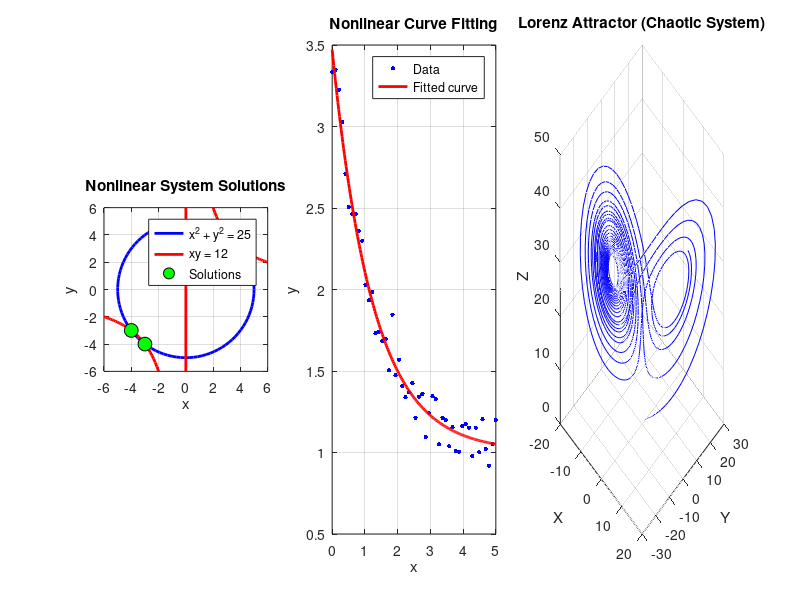
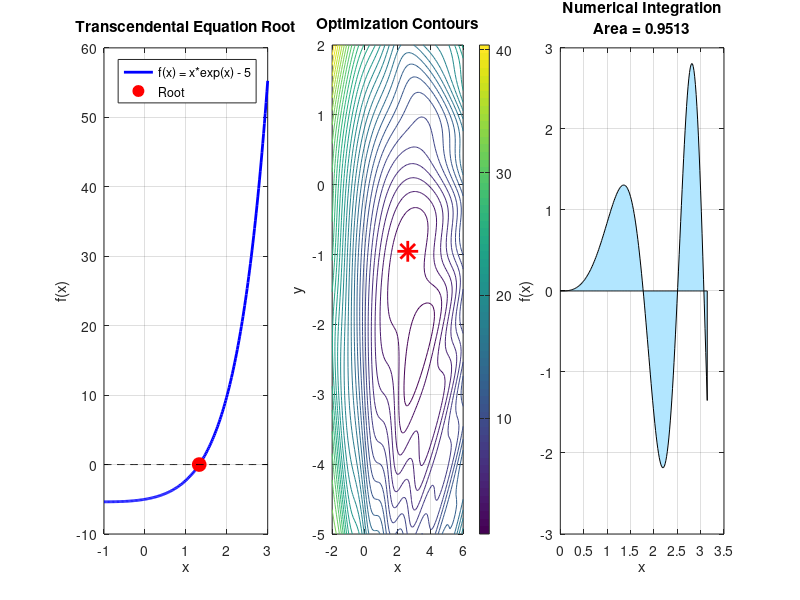

Recreate these plots in MATLAB, in order.
#!/usr/bin/octave -qf
% Complex Octave Demonstration: Nonlinear Equation Solving
% Showcases: fsolve, optimization, numerical integration, plotting, and more

clear all;
close all;
clc;

% Suppress convergence warnings for cleaner output
warning('off', 'Octave:singular-matrix');
warning('off', 'Octave:nearly-singular-matrix');

fprintf('\n========================================\n');
fprintf('OCTAVE NONLINEAR SOLVER DEMONSTRATION\n');
fprintf('========================================\n\n');

%% PART 1: Solve System of Nonlinear Equations
fprintf('PART 1: Solving System of Nonlinear Equations\n');
fprintf('----------------------------------------------\n');
fprintf('System:\n');
fprintf('  x^2 + y^2 = 25\n');
fprintf('  x*y = 12\n\n');

% Define the system of equations
function F = nonlinear_system(x)
    F(1) = x(1)^2 + x(2)^2 - 25;  % x^2 + y^2 = 25 (circle)
    F(2) = x(1) * x(2) - 12;       % x*y = 12 (hyperbola)
endfunction

% Solve from different initial guesses
initial_guesses = [1, 1; -1, -1; 5, 5; -5, -5];
solutions = [];

for i = 1:size(initial_guesses, 1)
    x0 = initial_guesses(i, :);
    [x, fval, info] = fsolve(@nonlinear_system, x0);

    if info == 1
        fprintf('Solution %d (from initial guess [%.1f, %.1f]):\n', i, x0(1), x0(2));
        fprintf('  x = %.6f, y = %.6f\n', x(1), x(2));
        fprintf('  Verification: x^2 + y^2 = %.6f, x*y = %.6f\n', x(1)^2 + x(2)^2, x(1)*x(2));
        fprintf('  Residual norm: %.2e\n\n', norm(fval));
        solutions = [solutions; x];
    endif
endfor

%% PART 2: Nonlinear Least Squares Fitting
fprintf('\nPART 2: Nonlinear Least Squares Curve Fitting\n');
fprintf('----------------------------------------------\n');
fprintf('Fitting data to: y = a*exp(b*x) + c\n\n');

% Generate noisy exponential data
x_data = linspace(0, 5, 50)';
a_true = 2.5; b_true = -0.8; c_true = 1.0;
y_true = a_true * exp(b_true * x_data) + c_true;
y_data = y_true + 0.1 * randn(size(y_true));

% Objective function for least squares (sum of squared residuals)
function [sse, grad] = exponential_objective(params, x, y)
    a = params(1);
    b = params(2);
    c = params(3);
    y_model = a * exp(b * x) + c;
    residuals = y_model - y;
    sse = sum(residuals.^2);

    if nargout > 1
        % Gradient
        dsse_da = 2 * sum(residuals .* exp(b * x));
        dsse_db = 2 * sum(residuals .* (a * x .* exp(b * x)));
        dsse_dc = 2 * sum(residuals);
        grad = [dsse_da; dsse_db; dsse_dc];
    endif
endfunction

% Fit the model using fminunc
initial_params = [1, -1, 0];
params_fit = fminunc(@(p) exponential_objective(p, x_data, y_data), initial_params);
residual = a_true * exp(b_true * x_data) + c_true - (params_fit(1) * exp(params_fit(2) * x_data) + params_fit(3));

fprintf('True parameters:   a = %.4f, b = %.4f, c = %.4f\n', a_true, b_true, c_true);
fprintf('Fitted parameters: a = %.4f, b = %.4f, c = %.4f\n', params_fit(1), params_fit(2), params_fit(3));
fprintf('RMS error: %.6f\n\n', sqrt(mean(residual.^2)));

%% PART 3: Root Finding for Transcendental Equation
fprintf('\nPART 3: Finding Roots of Transcendental Equation\n');
fprintf('------------------------------------------------\n');
fprintf('Equation: x*exp(x) - 5 = 0\n\n');

% Define transcendental equation
function y = transcendental(x)
    y = x .* exp(x) - 5;
endfunction

% Find root using fzero
x_root = fzero(@transcendental, 1);
fprintf('Root found: x = %.10f\n', x_root);
fprintf('Verification: x*exp(x) = %.10f\n', x_root * exp(x_root));
fprintf('Error: %.2e\n\n', abs(x_root * exp(x_root) - 5));

%% PART 4: Optimization - Find Minimum of Complex Function
fprintf('\nPART 4: Unconstrained Optimization\n');
fprintf('----------------------------------\n');
fprintf('Minimize: f(x,y) = (x-3)^2 + (y+2)^2 + sin(x*y)\n\n');

% Define objective function
function [f, g] = rosenbrock_like(x)
    f = (x(1) - 3)^2 + (x(2) + 2)^2 + sin(x(1) * x(2));
    if nargout > 1
        % Gradient
        g(1) = 2*(x(1) - 3) + x(2)*cos(x(1)*x(2));
        g(2) = 2*(x(2) + 2) + x(1)*cos(x(1)*x(2));
    endif
endfunction

% Minimize
[x_min, fmin, info] = fminunc(@rosenbrock_like, [0, 0]);
fprintf('Minimum found at: x = %.6f, y = %.6f\n', x_min(1), x_min(2));
fprintf('Function value at minimum: f = %.6f\n\n', fmin);

%% PART 5: Numerical Integration of Nonlinear Function
fprintf('\nPART 5: Numerical Integration\n');
fprintf('-----------------------------\n');
fprintf('Integrate: ∫[0,π] x*sin(x^2) dx\n\n');

% Define integrand
function y = integrand(x)
    y = x .* sin(x.^2);
endfunction

% Perform integration
[integral_val, ier, nfun, err] = quad(@integrand, 0, pi);
fprintf('Integral value: %.10f\n', integral_val);
fprintf('Estimated error: %.2e\n', err);
fprintf('Function evaluations: %d\n\n', nfun);

%% PART 6: Solve Nonlinear ODE System (Lorenz Attractor)
fprintf('\nPART 6: Solving Lorenz Attractor (Chaotic System)\n');
fprintf('-------------------------------------------------\n');

% Lorenz system parameters
sigma = 10;
rho = 28;
beta = 8/3;

% Define Lorenz equations
function xdot = lorenz(x, t)
    sigma = 10;
    rho = 28;
    beta = 8/3;

    xdot(1) = sigma * (x(2) - x(1));
    xdot(2) = x(1) * (rho - x(3)) - x(2);
    xdot(3) = x(1) * x(2) - beta * x(3);
endfunction

% Initial conditions and time span
x0 = [1; 1; 1];
t = linspace(0, 20, 2000);

% Solve ODE system
x = lsode(@lorenz, x0, t);

fprintf('Initial conditions: [%.1f, %.1f, %.1f]\n', x0(1), x0(2), x0(3));
fprintf('Final state: [%.4f, %.4f, %.4f]\n', x(end,1), x(end,2), x(end,3));
fprintf('Time span: %.1f to %.1f seconds\n', t(1), t(end));
fprintf('Points computed: %d\n\n', length(t));

%% PART 7: Matrix Operations and Eigenvalue Problems
fprintf('\nPART 7: Nonlinear Eigenvalue Problem\n');
fprintf('------------------------------------\n');

% Create a nonlinear matrix problem
A = [4, -1, 0; -1, 4, -1; 0, -1, 4];
fprintf('Matrix A:\n');
disp(A);

[eigvec, eigval] = eig(A);
fprintf('Eigenvalues:\n');
disp(diag(eigval)');

% Power iteration to find dominant eigenvalue
x_iter = ones(3, 1);
for i = 1:20
    x_iter = A * x_iter;
    x_iter = x_iter / norm(x_iter);
endfor
lambda_dominant = (x_iter' * A * x_iter) / (x_iter' * x_iter);
fprintf('Dominant eigenvalue (power iteration): %.10f\n', lambda_dominant);
fprintf('Dominant eigenvector: [%.6f, %.6f, %.6f]\n\n', x_iter(1), x_iter(2), x_iter(3));

%% PART 8: Create Visualizations
fprintf('\nPART 8: Generating Visualizations\n');
fprintf('---------------------------------\n');
fprintf('Creating plots...\n\n');

% Figure 1: Nonlinear system intersections
figure(1, 'position', [100, 100, 1200, 400]);

subplot(1, 3, 1);
theta = linspace(0, 2*pi, 100);
x_circle = 5 * cos(theta);
y_circle = 5 * sin(theta);
x_hyp = linspace(-6, 6, 100);
y_hyp1 = 12 ./ x_hyp;
plot(x_circle, y_circle, 'b-', 'linewidth', 2); hold on;
plot(x_hyp, y_hyp1, 'r-', 'linewidth', 2);
if size(solutions, 1) > 0
    plot(solutions(:,1), solutions(:,2), 'ko', 'markersize', 10, 'markerfacecolor', 'g');
endif
grid on;
xlabel('x'); ylabel('y');
title('Nonlinear System Solutions');
legend('x^2 + y^2 = 25', 'xy = 12', 'Solutions');
axis equal;
xlim([-6 6]); ylim([-6 6]);

% Figure 2: Curve fitting
subplot(1, 3, 2);
x_fit = linspace(0, 5, 200)';
y_fit = params_fit(1) * exp(params_fit(2) * x_fit) + params_fit(3);
plot(x_data, y_data, 'b.', 'markersize', 10); hold on;
plot(x_fit, y_fit, 'r-', 'linewidth', 2);
grid on;
xlabel('x'); ylabel('y');
title('Nonlinear Curve Fitting');
legend('Data', 'Fitted curve');

% Figure 3: Lorenz attractor
subplot(1, 3, 3);
plot3(x(:,1), x(:,2), x(:,3), 'b-', 'linewidth', 0.5);
grid on;
xlabel('X'); ylabel('Y'); zlabel('Z');
title('Lorenz Attractor (Chaotic System)');
view(45, 30);

% Figure 2: More visualizations
figure(2, 'position', [100, 600, 1200, 400]);

subplot(1, 3, 1);
x_trans = linspace(-1, 3, 200);
y_trans = transcendental(x_trans);
plot(x_trans, y_trans, 'b-', 'linewidth', 2); hold on;
plot(x_root, 0, 'ro', 'markersize', 10, 'markerfacecolor', 'r');
plot(x_trans, zeros(size(x_trans)), 'k--');
grid on;
xlabel('x'); ylabel('f(x)');
title('Transcendental Equation Root');
legend('f(x) = x*exp(x) - 5', 'Root');

subplot(1, 3, 2);
[X, Y] = meshgrid(linspace(-2, 6, 100), linspace(-5, 2, 100));
Z = (X - 3).^2 + (Y + 2).^2 + sin(X .* Y);
contour(X, Y, Z, 30);
hold on;
plot(x_min(1), x_min(2), 'r*', 'markersize', 15, 'linewidth', 2);
colorbar;
grid on;
xlabel('x'); ylabel('y');
title('Optimization Contours');

subplot(1, 3, 3);
x_int = linspace(0, pi, 200);
y_int = integrand(x_int);
area(x_int, y_int, 'facecolor', [0.7 0.9 1.0]);
grid on;
xlabel('x'); ylabel('f(x)');
title(sprintf('Numerical Integration\nArea = %.4f', integral_val));

fprintf('Plots generated successfully!\n');
fprintf('Close the plot windows to exit.\n\n');

fprintf('========================================\n');
fprintf('DEMONSTRATION COMPLETE\n');
fprintf('========================================\n\n');

% Keep plots open
fprintf('Press Enter to close and exit...\n');
pause;
